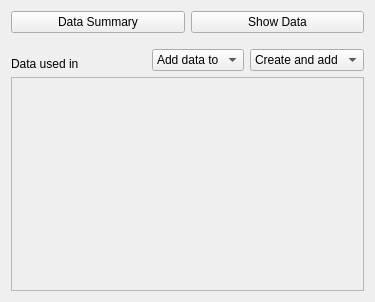
<?xml version="1.0" encoding="UTF-8"?>
<ui version="4.0">
 <class>TaskPostExtraction</class>
 <widget class="QWidget" name="TaskPostExtraction">
  <property name="geometry">
   <rect>
    <x>0</x>
    <y>0</y>
    <width>375</width>
    <height>302</height>
   </rect>
  </property>
  <property name="windowTitle">
   <string>Form</string>
  </property>
  <layout class="QVBoxLayout" name="verticalLayout">
   <item>
    <layout class="QHBoxLayout" name="horizontalLayout_2">
     <item>
      <widget class="QPushButton" name="Summary">
       <property name="text">
        <string>Data Summary</string>
       </property>
      </widget>
     </item>
     <item>
      <widget class="QPushButton" name="Data">
       <property name="text">
        <string>Show Data</string>
       </property>
      </widget>
     </item>
    </layout>
   </item>
   <item>
    <spacer name="verticalSpacer">
     <property name="orientation">
      <enum>Qt::Vertical</enum>
     </property>
     <property name="sizeType">
      <enum>QSizePolicy::Fixed</enum>
     </property>
     <property name="sizeHint" stdset="0">
      <size>
       <width>20</width>
       <height>10</height>
      </size>
     </property>
    </spacer>
   </item>
   <item>
    <layout class="QHBoxLayout" name="horizontalLayout">
     <item>
      <widget class="QLabel" name="label">
       <property name="sizePolicy">
        <sizepolicy hsizetype="Preferred" vsizetype="Preferred">
         <horstretch>0</horstretch>
         <verstretch>0</verstretch>
        </sizepolicy>
       </property>
       <property name="text">
        <string>Data used in</string>
       </property>
       <property name="alignment">
        <set>Qt::AlignBottom|Qt::AlignLeading|Qt::AlignLeft</set>
       </property>
      </widget>
     </item>
     <item>
      <spacer name="horizontalSpacer">
       <property name="orientation">
        <enum>Qt::Horizontal</enum>
       </property>
       <property name="sizeHint" stdset="0">
        <size>
         <width>40</width>
         <height>20</height>
        </size>
       </property>
      </spacer>
     </item>
     <item>
      <widget class="QComboBox" name="AddBox">
       <property name="sizePolicy">
        <sizepolicy hsizetype="MinimumExpanding" vsizetype="Preferred">
         <horstretch>0</horstretch>
         <verstretch>0</verstretch>
        </sizepolicy>
       </property>
       <item>
        <property name="text">
         <string>Add data to</string>
        </property>
       </item>
      </widget>
     </item>
     <item>
      <widget class="QComboBox" name="CreateBox">
       <property name="sizePolicy">
        <sizepolicy hsizetype="MinimumExpanding" vsizetype="Fixed">
         <horstretch>0</horstretch>
         <verstretch>0</verstretch>
        </sizepolicy>
       </property>
       <item>
        <property name="text">
         <string>Create and add</string>
        </property>
       </item>
      </widget>
     </item>
    </layout>
   </item>
   <item>
    <widget class="QScrollArea" name="ExtractionArea">
     <property name="widgetResizable">
      <bool>true</bool>
     </property>
     <property name="component" stdset="0">
      <string>List</string>
     </property>
     <widget class="QWidget" name="ExtractionContent">
      <property name="geometry">
       <rect>
        <x>0</x>
        <y>0</y>
        <width>359</width>
        <height>188</height>
       </rect>
      </property>
     </widget>
    </widget>
   </item>
  </layout>
 </widget>
 <resources/>
 <connections/>
</ui>
